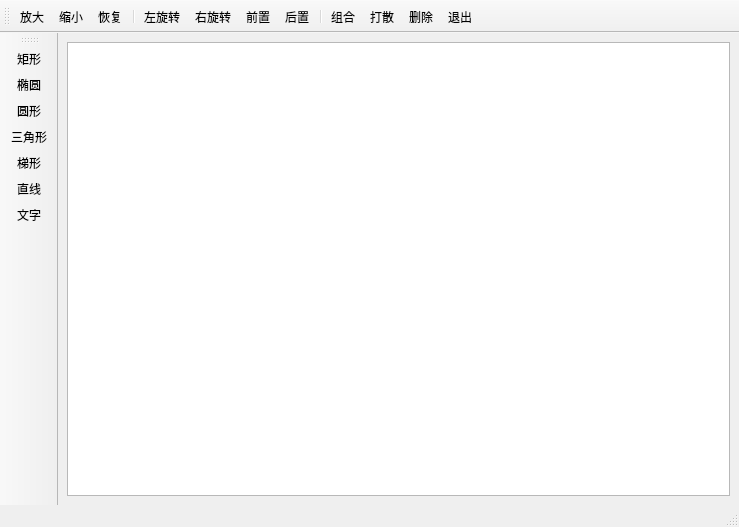
<?xml version="1.0" encoding="UTF-8"?>
<ui version="4.0">
 <class>MainWindow</class>
 <widget class="QMainWindow" name="MainWindow">
  <property name="geometry">
   <rect>
    <x>0</x>
    <y>0</y>
    <width>739</width>
    <height>527</height>
   </rect>
  </property>
  <property name="windowTitle">
   <string>绘图软件</string>
  </property>
  <property name="toolButtonStyle">
   <enum>Qt::ToolButtonTextUnderIcon</enum>
  </property>
  <widget class="QWidget" name="centralwidget">
   <layout class="QGridLayout" name="gridLayout">
    <item row="0" column="0">
     <widget class="GraphicsView" name="graphicsView"/>
    </item>
   </layout>
  </widget>
  <widget class="QStatusBar" name="statusbar"/>
  <widget class="QToolBar" name="toolBar">
   <property name="windowTitle">
    <string>toolBar</string>
   </property>
   <attribute name="toolBarArea">
    <enum>TopToolBarArea</enum>
   </attribute>
   <attribute name="toolBarBreak">
    <bool>false</bool>
   </attribute>
   <addaction name="actZoomIn"/>
   <addaction name="actZoomOut"/>
   <addaction name="actRestore"/>
   <addaction name="separator"/>
   <addaction name="actRotateLeft"/>
   <addaction name="actRotateRight"/>
   <addaction name="actEdit_Front"/>
   <addaction name="actEdit_Back"/>
   <addaction name="separator"/>
   <addaction name="actGroup"/>
   <addaction name="actGroupBreak"/>
   <addaction name="actEdit_Delete"/>
   <addaction name="actQuit"/>
  </widget>
  <widget class="QToolBar" name="toolBar_2">
   <property name="windowTitle">
    <string>toolBar_2</string>
   </property>
   <attribute name="toolBarArea">
    <enum>LeftToolBarArea</enum>
   </attribute>
   <attribute name="toolBarBreak">
    <bool>false</bool>
   </attribute>
   <addaction name="actItem_Rect"/>
   <addaction name="actItem_Ellipse"/>
   <addaction name="actItem_Circle"/>
   <addaction name="actItem_Triangle"/>
   <addaction name="actItem_Polygon"/>
   <addaction name="actItem_Line"/>
   <addaction name="actItem_Text"/>
  </widget>
  <action name="actItem_Rect">
   <property name="icon">
    <iconset resource="res.qrc">
     <normaloff>:/images/images/RECTANGL.BMP</normaloff>:/images/images/RECTANGL.BMP</iconset>
   </property>
   <property name="text">
    <string>矩形</string>
   </property>
   <property name="toolTip">
    <string>添加矩形</string>
   </property>
  </action>
  <action name="actItem_Ellipse">
   <property name="icon">
    <iconset resource="res.qrc">
     <normaloff>:/images/images/ELLIPSE.BMP</normaloff>:/images/images/ELLIPSE.BMP</iconset>
   </property>
   <property name="text">
    <string>椭圆</string>
   </property>
   <property name="toolTip">
    <string>添加椭圆型</string>
   </property>
  </action>
  <action name="actItem_Line">
   <property name="icon">
    <iconset resource="res.qrc">
     <normaloff>:/images/images/LINE.BMP</normaloff>:/images/images/LINE.BMP</iconset>
   </property>
   <property name="text">
    <string>直线</string>
   </property>
   <property name="toolTip">
    <string>添加直线</string>
   </property>
  </action>
  <action name="actEdit_Delete">
   <property name="icon">
    <iconset resource="res.qrc">
     <normaloff>:/images/images/108.bmp</normaloff>:/images/images/108.bmp</iconset>
   </property>
   <property name="text">
    <string>删除</string>
   </property>
   <property name="toolTip">
    <string>删除选中的图元</string>
   </property>
  </action>
  <action name="actQuit">
   <property name="icon">
    <iconset>
     <normaloff>:/images/images/132.bmp</normaloff>:/images/images/132.bmp</iconset>
   </property>
   <property name="text">
    <string>退出</string>
   </property>
   <property name="toolTip">
    <string>退出本系统</string>
   </property>
  </action>
  <action name="actItem_Text">
   <property name="icon">
    <iconset resource="res.qrc">
     <normaloff>:/images/images/800.bmp</normaloff>:/images/images/800.bmp</iconset>
   </property>
   <property name="text">
    <string>文字</string>
   </property>
   <property name="toolTip">
    <string>添加文字</string>
   </property>
  </action>
  <action name="actEdit_Front">
   <property name="icon">
    <iconset resource="res.qrc">
     <normaloff>:/images/images/528.bmp</normaloff>:/images/images/528.bmp</iconset>
   </property>
   <property name="text">
    <string>前置</string>
   </property>
   <property name="toolTip">
    <string>居于最前面</string>
   </property>
  </action>
  <action name="actEdit_Back">
   <property name="icon">
    <iconset resource="res.qrc">
     <normaloff>:/images/images/526.bmp</normaloff>:/images/images/526.bmp</iconset>
   </property>
   <property name="text">
    <string>后置</string>
   </property>
   <property name="toolTip">
    <string>居于最后面</string>
   </property>
  </action>
  <action name="actItem_Polygon">
   <property name="icon">
    <iconset resource="res.qrc">
     <normaloff>:/images/images/FREEFORM.BMP</normaloff>:/images/images/FREEFORM.BMP</iconset>
   </property>
   <property name="text">
    <string>梯形</string>
   </property>
   <property name="toolTip">
    <string>添加梯形</string>
   </property>
  </action>
  <action name="actZoomIn">
   <property name="icon">
    <iconset resource="res.qrc">
     <normaloff>:/images/images/zoomin.png</normaloff>:/images/images/zoomin.png</iconset>
   </property>
   <property name="text">
    <string>放大</string>
   </property>
   <property name="toolTip">
    <string>放大</string>
   </property>
  </action>
  <action name="actZoomOut">
   <property name="icon">
    <iconset resource="res.qrc">
     <normaloff>:/images/images/zoomout.png</normaloff>:/images/images/zoomout.png</iconset>
   </property>
   <property name="text">
    <string>缩小</string>
   </property>
   <property name="toolTip">
    <string>缩小</string>
   </property>
  </action>
  <action name="actRotateLeft">
   <property name="icon">
    <iconset resource="res.qrc">
     <normaloff>:/images/images/rotateleft.png</normaloff>:/images/images/rotateleft.png</iconset>
   </property>
   <property name="text">
    <string>左旋转</string>
   </property>
   <property name="toolTip">
    <string>左旋转</string>
   </property>
  </action>
  <action name="actRotateRight">
   <property name="icon">
    <iconset resource="res.qrc">
     <normaloff>:/images/images/rotateright.png</normaloff>:/images/images/rotateright.png</iconset>
   </property>
   <property name="text">
    <string>右旋转</string>
   </property>
   <property name="toolTip">
    <string>右旋转</string>
   </property>
  </action>
  <action name="actRestore">
   <property name="icon">
    <iconset resource="res.qrc">
     <normaloff>:/images/images/420.bmp</normaloff>:/images/images/420.bmp</iconset>
   </property>
   <property name="text">
    <string>恢复</string>
   </property>
   <property name="toolTip">
    <string>恢复大小</string>
   </property>
  </action>
  <action name="actGroup">
   <property name="icon">
    <iconset resource="res.qrc">
     <normaloff>:/images/images/UNGROUP.BMP</normaloff>:/images/images/UNGROUP.BMP</iconset>
   </property>
   <property name="text">
    <string>组合</string>
   </property>
   <property name="toolTip">
    <string>组合</string>
   </property>
  </action>
  <action name="actGroupBreak">
   <property name="icon">
    <iconset resource="res.qrc">
     <normaloff>:/images/images/128.bmp</normaloff>:/images/images/128.bmp</iconset>
   </property>
   <property name="text">
    <string>打散</string>
   </property>
   <property name="toolTip">
    <string>取消组合</string>
   </property>
  </action>
  <action name="actItem_Circle">
   <property name="icon">
    <iconset resource="res.qrc">
     <normaloff>:/images/images/08.JPG</normaloff>:/images/images/08.JPG</iconset>
   </property>
   <property name="text">
    <string>圆形</string>
   </property>
   <property name="toolTip">
    <string>圆形</string>
   </property>
  </action>
  <action name="actItem_Triangle">
   <property name="icon">
    <iconset resource="res.qrc">
     <normaloff>:/images/images/Icon1242.ico</normaloff>:/images/images/Icon1242.ico</iconset>
   </property>
   <property name="text">
    <string>三角形</string>
   </property>
   <property name="toolTip">
    <string>三角形</string>
   </property>
  </action>
 </widget>
 <customwidgets>
  <customwidget>
   <class>GraphicsView</class>
   <extends>QGraphicsView</extends>
   <header location="global">graphicsview.h</header>
  </customwidget>
 </customwidgets>
 <resources>
  <include location="res.qrc"/>
 </resources>
 <connections>
  <connection>
   <sender>actQuit</sender>
   <signal>triggered()</signal>
   <receiver>MainWindow</receiver>
   <slot>close()</slot>
   <hints>
    <hint type="sourcelabel">
     <x>-1</x>
     <y>-1</y>
    </hint>
    <hint type="destinationlabel">
     <x>369</x>
     <y>263</y>
    </hint>
   </hints>
  </connection>
 </connections>
</ui>
